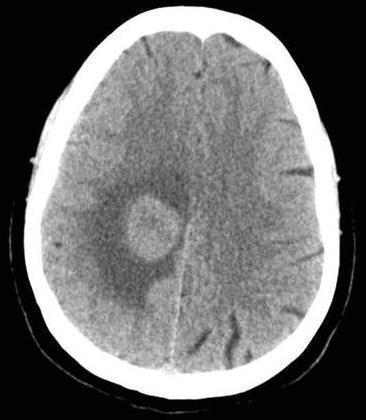
%> input picture LAB2/grayscale_input.jpg, 366 x 420 px
$ octave LAB2.m   (GNU Octave 9; MATLAB toolbox functions it lacks are replaced by stand-ins)
%> lines starting %> are read from the running program, lines starting %| are printed output that depends on the picture

%Some basic intensity transformation methods
a=imread('grayscale_input.jpg');
%> a is the input picture: size 420x366 uint8; min 0, max 255, mean 110.1
fig7=figure; imshow(a)
title('Original');


%Negative
info=imfinfo('grayscale_input.jpg');
B=info.BitDepth;
L=2^B;
s=L-a;
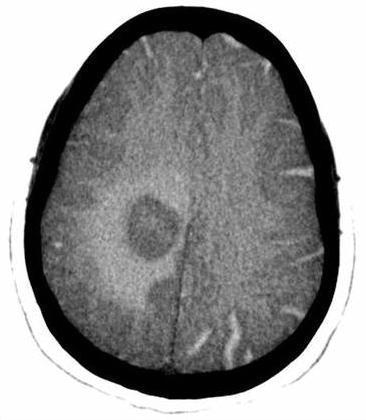
%> s: size 420x366 uint8; min 1, max 255, mean 145.9

fig8=figure;imshow(s);
title('Negative');

fig1=figure; plot(a,s);
title('Negative');
xlabel('Input');
ylabel('Output');
ylim([0 255])
xlim([0 255]);


%Log Transform
m=double(a);
A=.05*log(1+m);
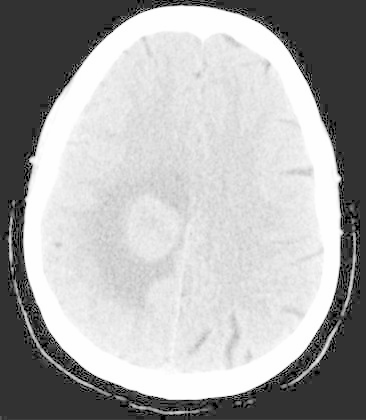
%> A: size 420x366 double; min 0, max 0.277, mean 0.187; drawn with min black and max white
fig9=figure; imshow(A);
title('Log Transform');

fig2=figure; plot(a,A);
title('Log Transform');
xlabel('Input');
ylabel('Output');
xlim([0 255]);
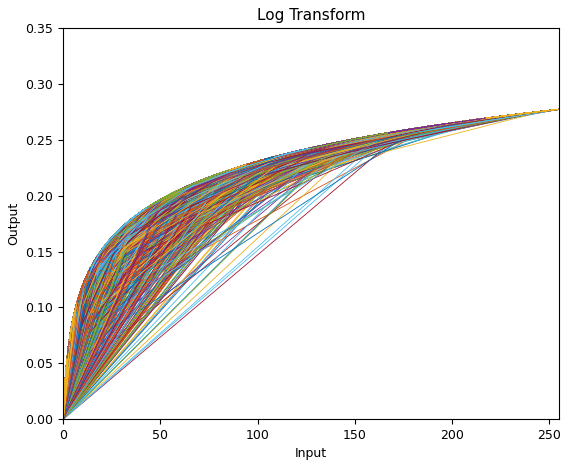
%> figure redrawn from the program's plot data


%Power Law Transform
Y=2;
X=0.40*a.^Y;
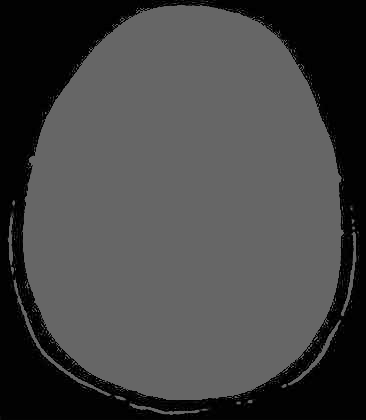
%> X: size 420x366 uint8; min 0, max 102, mean 69.2
fig3=figure; imshow(X,[]);
title('Power Law Transform')

fig4=figure; plot(a,X);
title('Power Law Transform');
xlabel('Input');
ylabel('Output');
xlim([0 255]);
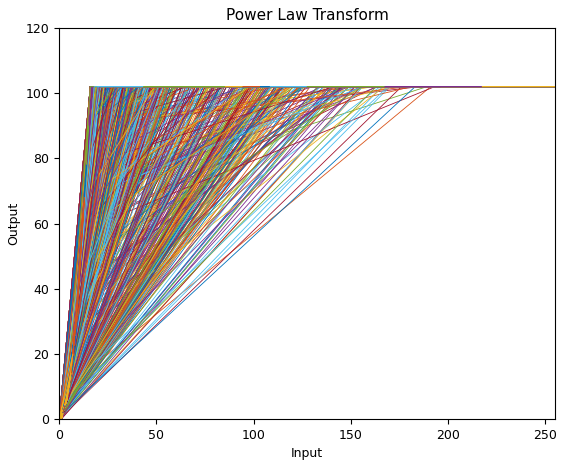
%> figure redrawn from the program's plot data


%Contrast Stretching
M=150;
E=20;
S3=1./(1+ (M./double(a) + eps)).^E;
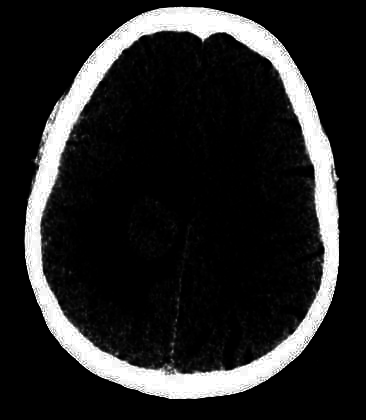
%> S3: size 420x366 double; min 0, max 9.59e-05, mean 1.41e-05; drawn with min black and max white
fig5=figure;imshow(S3,[]);
title('Contrast Stretching');

fig6=figure; plot(a,S3);
title('Contrast Stretching');
xlabel('Input');
ylabel('Output');
xlim([0 255]);
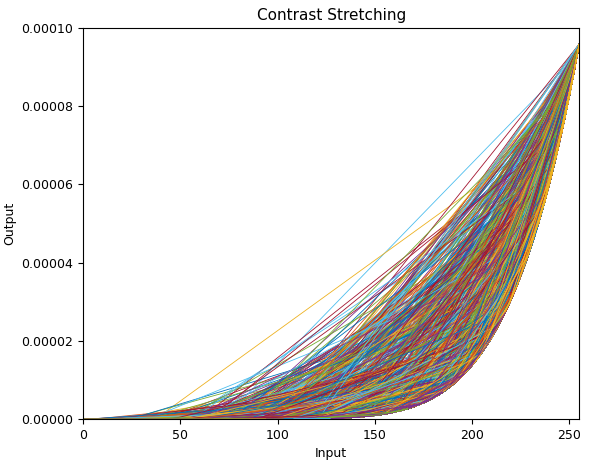
%> figure redrawn from the program's plot data


saveas(fig9,'Log_Transform.jpg');
saveas(fig8,'Negative.jpg');
saveas(fig7,'Original.jpg');
saveas(fig1,'Negplot.jpg');
saveas(fig2,'Logplot.jpg');
saveas(fig3,'PowerLaw.jpg');
saveas(fig4,'Powplot.jpg');
saveas(fig5,'ConStretch.jpg');
saveas(fig6,'ConStreplot.jpg');
